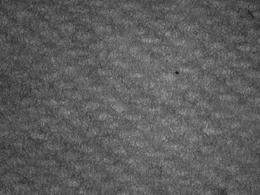
%> input picture Proj4.tif, 260 x 195 px, shrunk from 545 x 408 before the run
$ octave Wharton_Bolouri_P4.m   (GNU Octave 9; MATLAB toolbox functions it lacks are replaced by stand-ins)
%> lines starting %> are read from the running program, lines starting %| are printed output that depends on the picture
%Main script to read the image in and filter out the periodic signal from
%the image and then correct the non-uniform illumination
%By Peter Wharton & Farshad Bolouri
clear; close all;

fileName = input("Enter the name of the image with extention ex. Image.tif -> ", 's');
%> the answer given: Proj4.tif
imOrig = imread(fileName);
%> imOrig is the input picture: size 195x260 uint8; min 24, max 163, mean 93
% figure; imshow(imOrig);


%For extracting the pattern
FT = (fftshift(fft2((imOrig))));
ave = mean(mean(FT));
% imagesc(log(1+abs(FT)))
% colormap("gray");
% colorbar()


% Finding Spikes
temp = FT;
spikes = FT(isoutlier(max(log(1+abs(FT)),[],2)),:);
spikes = (max(log(1+abs(spikes)),[],2));
%> spikes = [11.07; 10.96; 11.73; 11.89; 15.37; 11.89; 11.73; 10.96; 11.07]

indices = zeros(length(spikes),2);
i = 1;
while i < length(spikes) + 1
    [row, col] = find(temp == max(max(temp)));
    if i == 1
        maxRow= row;
        maxCol = col;
    end
    if isempty((find(row == indices(:,1))) == 0) &&...
            isempty((find(col == indices(:,2))) == 0)
        indices(i,:) = [row, col];
        i = i + 1;
    end
    temp(row, col) = 0;
end
%> this loop made 13 passes
%> (row, col, maxRow, maxCol) on pass 1: (98, 131, 98, 131)
%> (row, col) on passes 2 to 7: (98, 132), (98, 130), (99, 131), (97, 131), (107, 122), (89, 140)
%> after the loop, indices = [98 131; 107 122; 89 140; 121 129; 75 133; 84 124; 112 138; 99 130; 97 132]

% Extracting Pattern
flag = true;
for i = 1:size(FT,1)
    for j = 1:size(FT,2)
        for k = 1:size(indices,1)
            if FT(i,j) == FT(indices(k,1), indices(k,2))
                flag =false;
                if FT(i,j) ~= FT(maxRow, maxCol)
                    FT(i,j) = FT(i,j) * 10;
                end
                break;
            end
        end
        if flag == true
            FT(i,j) = 0;
        end
        flag = true;
    end
end

% [4 lines of commented-out code are left out]

finalPatternImg = fftshift(ifft2(FT));
finalPatternImg = imadjust(uint8(abs(finalPatternImg)));
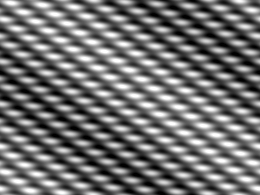
%> finalPatternImg: size 195x260 uint8; min 0, max 255, mean 113.1

%For correcting the non-uniform lighting

lightValue = mean(mean(imOrig));
%> lightValue = 93.05
se = offsetstrel('ball',120,16,8);
background = imopen(imOrig, se);
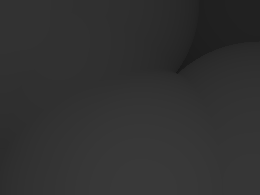
%> background: size 195x260 uint8; min 24, max 57, mean 48.7
imMinusBack = imOrig - background;
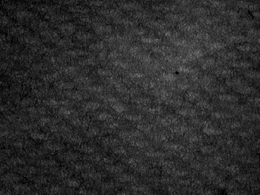
%> imMinusBack: size 195x260 uint8; min 0, max 123, mean 44.3
finalBrightImg = imsharpen(imMinusBack + uint8(lightValue), 'Amount', .8);
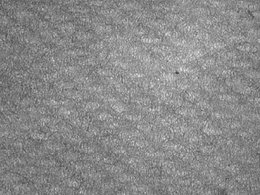
%> finalBrightImg: size 195x260 uint8; min 72, max 240, mean 137.3

subplot(2, 2, 1); imshow(imOrig);
title('Original Input Image');
subplot(2, 2, 2); imshow(finalPatternImg);
title('Extracted Pattern');
subplot(2 ,2, 3); imshow(finalBrightImg);
title('Corrected non-uniform Lighting');
